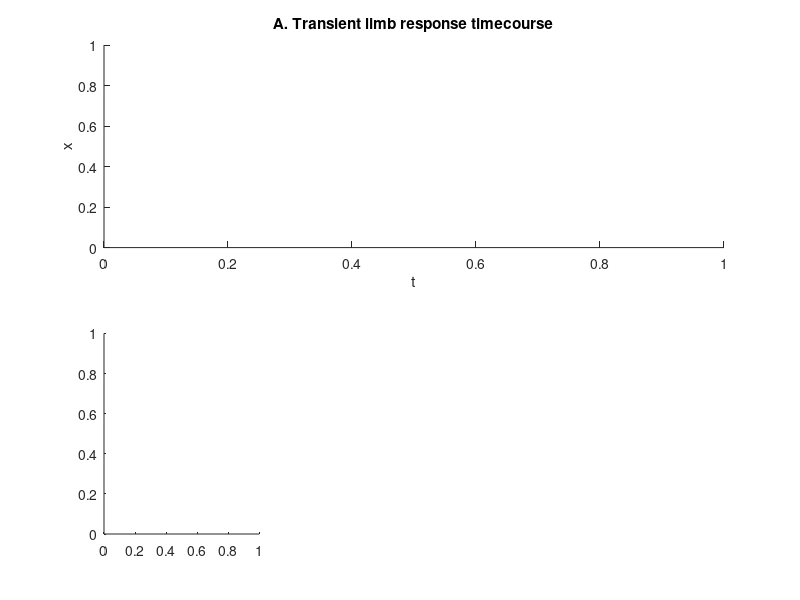

Here is the MATLAB script that generated this plot: (Note: this script raises an error after producing the figure.)
close all

r = logspace(-3,3,101);
z = logspace(-2,2,5);
t = 0:1e-3:30;
x0 = 1;

h = figure;

colors = prism(length(z)+1);
colors(1,:) = [];

spXofT = subplot(2,3,1:3);
xlabel('t')
ylabel('x')
title('A. Transient limb response timecourse')

spX = subplot(2,3,4);
ax = gca;
ax.XScale = 'log';
ylim([0,3])
xlabel('\omega/\omega_n')
ylabel('X')
xticks([1e-3,1e0,1e3])
title({'B. Steady state','response amplitude'})

spF = subplot(2,3,5);
ax = gca;
ax.XScale = 'log';
ylim([0,3])
xlim([1e-3,1e3])
xlabel('\omega/\omega_n')
ylabel('F_0')
xticks([1e-3,1e0,1e3])
title({'C. Steady state force required','for 1 rad amplitude'})

spPhi = subplot(2,3,6);
ax = gca;
ax.XScale = 'log';
ylim([0,180])
yticks(0:45:180)
xlabel('\omega/\omega_n')
ylabel('\phi (degrees)')
xticks([1e-3,1e0,1e3])
title({'D. Steady state','response phase angle'})

for i=1:length(z)
    
    subplot(spXofT)
    hold on
    
    if z(i) < 1
        A = 0;
        B = x0;
        plot(t,exp(-z(i)*t).*(A*sin(sqrt(1-z(i)^2)*t) + B*cos(sqrt(1-z(i)^2)*t)),'color',.8*colors(i,:),'linewidth',1)
    elseif z(i) == 1
        sig = -z(i);
        A = x0;
        B = -x0*sig;
        plot(t,exp(sig*t).*(A*t + B),'color',.8*colors(i,:),'linewidth',1)
    else
        sig1 = -(z(i) + sqrt(z(i)^2-1));
        sig2 = -(z(i) - sqrt(z(i)^2-1));
        
        C = [sig1, sig2;1,1]^-1*[0;x0];
        A = C(1);
        B = C(2);
        plot(t,A*exp(sig1*t) + B*exp(sig2*t),'color',.8*colors(i,:),'linewidth',1)
    end
    
    subplot(spX)
    hold on
    plot(r,1./sqrt((1 - r.^2).^2 + (2*z(i).*r).^2),'color',.8*colors(i,:),'linewidth',1)
    
    subplot(spF)
    hold on
    plot(r,sqrt((1 - r.^2).^2 + (2*z(i).*r).^2),'color',.8*colors(i,:),'linewidth',1)
    
    subplot(spPhi)
    hold on
    plot(r,atan2d(2*z(i).*r,1 - r.^2),'color',.8*colors(i,:),'linewidth',1)
    
end


legCell = cell(length(z),1);
for i=1:length(z)
%     legCell{i} = sprintf('\zeta = %3.3f',z(i));
    legCell{i} = ['\zeta = ',num2str(z(i))];
end

subplot(spXofT)
hold on
legend(legCell,'location','southeast')

h.Position(3) = 650;